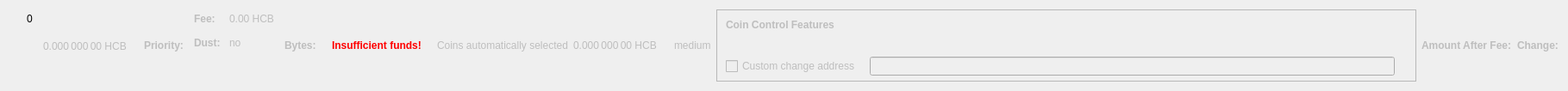
    <widget class="QWidget" name="dummyHideWidget" native="true">
     <property name="maximumSize">
      <size>
       <width>100</width>
       <height>22</height>
      </size>
     </property>
     <layout class="QHBoxLayout" name="dummyHideLayout">
      <item>
       <layout class="QFormLayout" name="formLayoutCoinControl1">
        <property name="horizontalSpacing">
         <number>10</number>
        </property>
        <property name="verticalSpacing">
         <number>14</number>
        </property>
        <property name="leftMargin">
         <number>10</number>
        </property>
        <property name="topMargin">
         <number>4</number>
        </property>
        <property name="rightMargin">
         <number>6</number>
        </property>
        <item row="0" column="1">
         <widget class="QLabel" name="labelCoinControlBytes">
          <property name="cursor">
           <cursorShape>IBeamCursor</cursorShape>
          </property>
          <property name="contextMenuPolicy">
           <enum>Qt::ActionsContextMenu</enum>
          </property>
          <property name="text">
           <string notr="true">0</string>
          </property>
          <property name="textInteractionFlags">
           <set>Qt::LinksAccessibleByMouse|Qt::TextSelectableByKeyboard|Qt::TextSelectableByMouse</set>
          </property>
         </widget>
        </item>
       </layout>
      </item>
      <item>
       <widget class="QLabel" name="labelCoinControlAfterFee">
        <property name="enabled">
         <bool>false</bool>
        </property>
        <property name="sizePolicy">
         <sizepolicy hsizetype="Fixed" vsizetype="Fixed">
          <horstretch>0</horstretch>
          <verstretch>0</verstretch>
         </sizepolicy>
        </property>
        <property name="minimumSize">
         <size>
          <width>111</width>
          <height>12</height>
         </size>
        </property>
        <property name="maximumSize">
         <size>
          <width>111</width>
          <height>12</height>
         </size>
        </property>
        <property name="cursor">
         <cursorShape>IBeamCursor</cursorShape>
        </property>
        <property name="contextMenuPolicy">
         <enum>Qt::ActionsContextMenu</enum>
        </property>
        <property name="text">
         <string notr="true">0.000 000 00 HCB</string>
        </property>
        <property name="textInteractionFlags">
         <set>Qt::LinksAccessibleByMouse|Qt::TextSelectableByKeyboard|Qt::TextSelectableByMouse</set>
        </property>
       </widget>
      </item>
      <item>
       <widget class="QLabel" name="labelCoinControlPriorityText">
        <property name="enabled">
         <bool>false</bool>
        </property>
        <property name="font">
         <font>
          <weight>75</weight>
          <bold>true</bold>
         </font>
        </property>
        <property name="text">
         <string>Priority:</string>
        </property>
       </widget>
      </item>
      <item>
       <layout class="QHBoxLayout" name="horizontalLayout"/>
      </item>
      <item>
       <layout class="QFormLayout" name="formLayoutCoinControl3">
        <property name="horizontalSpacing">
         <number>10</number>
        </property>
        <property name="verticalSpacing">
         <number>14</number>
        </property>
        <property name="leftMargin">
         <number>6</number>
        </property>
        <property name="topMargin">
         <number>4</number>
        </property>
        <property name="rightMargin">
         <number>6</number>
        </property>
        <item row="0" column="0">
         <widget class="QLabel" name="labelCoinControlFeeText">
          <property name="enabled">
           <bool>false</bool>
          </property>
          <property name="font">
           <font>
            <weight>75</weight>
            <bold>true</bold>
           </font>
          </property>
          <property name="text">
           <string>Fee:</string>
          </property>
          <property name="margin">
           <number>0</number>
          </property>
         </widget>
        </item>
        <item row="0" column="1">
         <widget class="QLabel" name="labelCoinControlFee">
          <property name="enabled">
           <bool>false</bool>
          </property>
          <property name="cursor">
           <cursorShape>IBeamCursor</cursorShape>
          </property>
          <property name="contextMenuPolicy">
           <enum>Qt::ActionsContextMenu</enum>
          </property>
          <property name="text">
           <string notr="true">0.00 HCB</string>
          </property>
          <property name="textInteractionFlags">
           <set>Qt::LinksAccessibleByMouse|Qt::TextSelectableByKeyboard|Qt::TextSelectableByMouse</set>
          </property>
         </widget>
        </item>
        <item row="1" column="0">
         <widget class="QLabel" name="labelCoinControlLowOutputText">
          <property name="enabled">
           <bool>false</bool>
          </property>
          <property name="font">
           <font>
            <weight>75</weight>
            <bold>true</bold>
           </font>
          </property>
          <property name="text">
           <string>Dust:</string>
          </property>
         </widget>
        </item>
        <item row="1" column="1">
         <widget class="QLabel" name="labelCoinControlLowOutput">
          <property name="enabled">
           <bool>false</bool>
          </property>
          <property name="cursor">
           <cursorShape>IBeamCursor</cursorShape>
          </property>
          <property name="contextMenuPolicy">
           <enum>Qt::ActionsContextMenu</enum>
          </property>
          <property name="text">
           <string>no</string>
          </property>
          <property name="textInteractionFlags">
           <set>Qt::LinksAccessibleByMouse|Qt::TextSelectableByKeyboard|Qt::TextSelectableByMouse</set>
          </property>
         </widget>
        </item>
       </layout>
      </item>
      <item>
       <widget class="QLabel" name="labelCoinControlBytesText">
        <property name="enabled">
         <bool>false</bool>
        </property>
        <property name="font">
         <font>
          <weight>75</weight>
          <bold>true</bold>
         </font>
        </property>
        <property name="text">
         <string>Bytes:</string>
        </property>
       </widget>
      </item>
      <item>
       <layout class="QFormLayout" name="formLayoutCoinControl2">
        <property name="horizontalSpacing">
         <number>10</number>
        </property>
        <property name="verticalSpacing">
         <number>14</number>
        </property>
        <property name="leftMargin">
         <number>6</number>
        </property>
        <property name="topMargin">
         <number>4</number>
        </property>
        <property name="rightMargin">
         <number>6</number>
        </property>
       </layout>
      </item>
      <item>
       <layout class="QHBoxLayout" name="horizontalLayoutCoinControl2">
        <property name="spacing">
         <number>8</number>
        </property>
        <property name="bottomMargin">
         <number>10</number>
        </property>
       </layout>
      </item>
      <item>
       <widget class="QLabel" name="labelCoinControlInsuffFunds">
        <property name="enabled">
         <bool>false</bool>
        </property>
        <property name="minimumSize">
         <size>
          <width>0</width>
          <height>0</height>
         </size>
        </property>
        <property name="font">
         <font>
          <weight>75</weight>
          <bold>true</bold>
         </font>
        </property>
        <property name="styleSheet">
         <string notr="true">color:red;font-weight:bold;</string>
        </property>
        <property name="text">
         <string>Insufficient funds!</string>
        </property>
        <property name="margin">
         <number>5</number>
        </property>
       </widget>
      </item>
      <item>
       <layout class="QFormLayout" name="formLayoutCoinControl4">
        <property name="horizontalSpacing">
         <number>10</number>
        </property>
        <property name="verticalSpacing">
         <number>14</number>
        </property>
        <property name="leftMargin">
         <number>6</number>
        </property>
        <property name="topMargin">
         <number>4</number>
        </property>
        <property name="rightMargin">
         <number>6</number>
        </property>
       </layout>
      </item>
      <item>
       <widget class="QLabel" name="labelCoinControlAutomaticallySelected">
        <property name="enabled">
         <bool>false</bool>
        </property>
        <property name="sizePolicy">
         <sizepolicy hsizetype="Fixed" vsizetype="Fixed">
          <horstretch>0</horstretch>
          <verstretch>0</verstretch>
         </sizepolicy>
        </property>
        <property name="minimumSize">
         <size>
          <width>0</width>
          <height>0</height>
         </size>
        </property>
        <property name="maximumSize">
         <size>
          <width>240</width>
          <height>16777215</height>
         </size>
        </property>
        <property name="text">
         <string>Coins automatically selected</string>
        </property>
        <property name="margin">
         <number>5</number>
        </property>
       </widget>
      </item>
      <item>
       <widget class="QLabel" name="labelCoinControlChange">
        <property name="enabled">
         <bool>false</bool>
        </property>
        <property name="sizePolicy">
         <sizepolicy hsizetype="Fixed" vsizetype="Fixed">
          <horstretch>0</horstretch>
          <verstretch>0</verstretch>
         </sizepolicy>
        </property>
        <property name="minimumSize">
         <size>
          <width>111</width>
          <height>0</height>
         </size>
        </property>
        <property name="maximumSize">
         <size>
          <width>111</width>
          <height>16777215</height>
         </size>
        </property>
        <property name="cursor">
         <cursorShape>IBeamCursor</cursorShape>
        </property>
        <property name="contextMenuPolicy">
         <enum>Qt::ActionsContextMenu</enum>
        </property>
        <property name="text">
         <string notr="true">0.000 000 00 HCB</string>
        </property>
        <property name="textInteractionFlags">
         <set>Qt::LinksAccessibleByMouse|Qt::TextSelectableByKeyboard|Qt::TextSelectableByMouse</set>
        </property>
       </widget>
      </item>
      <item>
       <widget class="QLabel" name="labelCoinControlPriority">
        <property name="enabled">
         <bool>false</bool>
        </property>
        <property name="cursor">
         <cursorShape>IBeamCursor</cursorShape>
        </property>
        <property name="contextMenuPolicy">
         <enum>Qt::ActionsContextMenu</enum>
        </property>
        <property name="text">
         <string>medium</string>
        </property>
        <property name="textInteractionFlags">
         <set>Qt::LinksAccessibleByMouse|Qt::TextSelectableByKeyboard|Qt::TextSelectableByMouse</set>
        </property>
       </widget>
      </item>
      <item>
       <widget class="QFrame" name="frameCoinControl">
        <property name="sizePolicy">
         <sizepolicy hsizetype="Expanding" vsizetype="Expanding">
          <horstretch>0</horstretch>
          <verstretch>0</verstretch>
         </sizepolicy>
        </property>
        <property name="maximumSize">
         <size>
          <width>16777215</width>
          <height>16777215</height>
         </size>
        </property>
        <property name="frameShape">
         <enum>QFrame::StyledPanel</enum>
        </property>
        <property name="frameShadow">
         <enum>QFrame::Sunken</enum>
        </property>
        <layout class="QVBoxLayout" name="verticalLayoutCoinControl2_2">
         <property name="spacing">
          <number>0</number>
         </property>
         <property name="leftMargin">
          <number>0</number>
         </property>
         <property name="topMargin">
          <number>0</number>
         </property>
         <property name="rightMargin">
          <number>0</number>
         </property>
         <property name="bottomMargin">
          <number>6</number>
         </property>
         <item>
          <layout class="QVBoxLayout" name="verticalLayoutCoinControl" stretch="0,0,0,1">
           <property name="spacing">
            <number>0</number>
           </property>
           <property name="leftMargin">
            <number>10</number>
           </property>
           <property name="topMargin">
            <number>10</number>
           </property>
           <item>
            <layout class="QHBoxLayout" name="horizontalLayoutCoinControl1">
             <property name="bottomMargin">
              <number>15</number>
             </property>
             <item>
              <widget class="QLabel" name="labelCoinControlFeatures">
               <property name="enabled">
                <bool>false</bool>
               </property>
               <property name="sizePolicy">
                <sizepolicy hsizetype="Preferred" vsizetype="Maximum">
                 <horstretch>0</horstretch>
                 <verstretch>0</verstretch>
                </sizepolicy>
               </property>
               <property name="font">
                <font>
                 <weight>75</weight>
                 <bold>true</bold>
                </font>
               </property>
               <property name="styleSheet">
                <string notr="true">font-weight:bold;</string>
               </property>
               <property name="text">
                <string>Coin Control Features</string>
               </property>
              </widget>
             </item>
            </layout>
           </item>
           <item>
            <widget class="QWidget" name="widgetCoinControl" native="true">
             <property name="sizePolicy">
              <sizepolicy hsizetype="Preferred" vsizetype="Preferred">
               <horstretch>0</horstretch>
               <verstretch>0</verstretch>
              </sizepolicy>
             </property>
             <property name="minimumSize">
              <size>
               <width>0</width>
               <height>0</height>
              </size>
             </property>
             <property name="styleSheet">
              <string notr="true"/>
             </property>
             <layout class="QHBoxLayout" name="horizontalLayoutCoinControl5_2">
              <property name="leftMargin">
               <number>0</number>
              </property>
              <property name="topMargin">
               <number>0</number>
              </property>
              <property name="rightMargin">
               <number>0</number>
              </property>
              <property name="bottomMargin">
               <number>0</number>
              </property>
              <item>
               <layout class="QHBoxLayout" name="horizontalLayoutCoinControl3">
                <property name="spacing">
                 <number>20</number>
                </property>
                <property name="topMargin">
                 <number>0</number>
                </property>
                <property name="bottomMargin">
                 <number>10</number>
                </property>
               </layout>
              </item>
             </layout>
            </widget>
           </item>
           <item>
            <layout class="QHBoxLayout" name="horizontalLayoutCoinControl4" stretch="0,0,0">
             <property name="spacing">
              <number>12</number>
             </property>
             <property name="sizeConstraint">
              <enum>QLayout::SetDefaultConstraint</enum>
             </property>
             <property name="topMargin">
              <number>5</number>
             </property>
             <property name="rightMargin">
              <number>5</number>
             </property>
             <item>
              <widget class="QCheckBox" name="checkBoxCoinControlChange">
               <property name="enabled">
                <bool>false</bool>
               </property>
               <property name="toolTip">
                <string>If this is activated, but the change address is empty or invalid, change will be sent to a newly generated address.</string>
               </property>
               <property name="text">
                <string>Custom change address</string>
               </property>
              </widget>
             </item>
             <item>
              <widget class="QValidatedLineEdit" name="lineEditCoinControlChange">
               <property name="enabled">
                <bool>false</bool>
               </property>
               <property name="sizePolicy">
                <sizepolicy hsizetype="Expanding" vsizetype="Fixed">
                 <horstretch>0</horstretch>
                 <verstretch>0</verstretch>
                </sizepolicy>
               </property>
              </widget>
             </item>
             <item>
              <widget class="QLabel" name="labelCoinControlChangeLabel_2">
               <property name="sizePolicy">
                <sizepolicy hsizetype="Preferred" vsizetype="Expanding">
                 <horstretch>0</horstretch>
                 <verstretch>0</verstretch>
                </sizepolicy>
               </property>
               <property name="minimumSize">
                <size>
                 <width>0</width>
                 <height>0</height>
                </size>
               </property>
               <property name="text">
                <string/>
               </property>
               <property name="margin">
                <number>3</number>
               </property>
              </widget>
             </item>
            </layout>
           </item>
           <item>
            <spacer name="verticalSpacerCoinControl">
             <property name="orientation">
              <enum>Qt::Vertical</enum>
             </property>
             <property name="sizeHint" stdset="0">
              <size>
               <width>800</width>
               <height>1</height>
              </size>
             </property>
            </spacer>
           </item>
          </layout>
         </item>
        </layout>
       </widget>
      </item>
      <item>
       <widget class="QLabel" name="labelCoinControlAfterFeeText">
        <property name="enabled">
         <bool>false</bool>
        </property>
        <property name="minimumSize">
         <size>
          <width>0</width>
          <height>0</height>
         </size>
        </property>
        <property name="maximumSize">
         <size>
          <width>16777215</width>
          <height>16777215</height>
         </size>
        </property>
        <property name="font">
         <font>
          <weight>75</weight>
          <bold>true</bold>
         </font>
        </property>
        <property name="text">
         <string>Amount After Fee:</string>
        </property>
        <property name="alignment">
         <set>Qt::AlignLeading|Qt::AlignLeft|Qt::AlignVCenter</set>
        </property>
        <property name="margin">
         <number>0</number>
        </property>
       </widget>
      </item>
      <item>
       <widget class="QLabel" name="labelCoinControlChangeText">
        <property name="enabled">
         <bool>false</bool>
        </property>
        <property name="sizePolicy">
         <sizepolicy hsizetype="Preferred" vsizetype="Preferred">
          <horstretch>0</horstretch>
          <verstretch>0</verstretch>
         </sizepolicy>
        </property>
        <property name="minimumSize">
         <size>
          <width>0</width>
          <height>0</height>
         </size>
        </property>
        <property name="maximumSize">
         <size>
          <width>16777215</width>
          <height>16777215</height>
         </size>
        </property>
        <property name="font">
         <font>
          <weight>75</weight>
          <bold>true</bold>
         </font>
        </property>
        <property name="text">
         <string>Change:</string>
        </property>
        <property name="alignment">
         <set>Qt::AlignLeading|Qt::AlignLeft|Qt::AlignVCenter</set>
        </property>
       </widget>
      </item>
     </layout>
    </widget>
